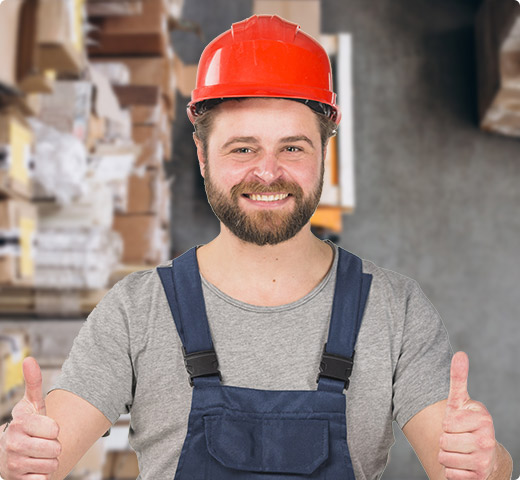
#> input picture sample_image.jpg, 520 x 480 px
$ python complete_jpeg_implementation.py
#> lines starting #> are read from the running program, lines starting #| are printed output that depends on the picture
"""
Complete JPEG Implementation Based on Research Paper
===================================================

This implementation follows the exact JPEG algorithm described in the research paper:
"JPEG Image Compression Using Discrete Cosine Transform - A Survey"

Complete Pipeline:
1. RGB to YCbCr color space conversion
2. Chroma subsampling (4:2:0)
3. 8x8 block division
4. DCT transformation
5. Quantization (separate matrices for Y and CbCr)
6. Zigzag scanning
7. Run-length encoding
8. Huffman encoding
9. Complete decompression pipeline
10. YCbCr to RGB conversion

Author: Based on research paper implementation
"""

import numpy as np
import cv2
from collections import Counter
import matplotlib.pyplot as plt

class CompleteJPEGCompressor:
    def __init__(self, quality_factor=50):
        """
        Initialize JPEG compressor with quality factor.

        Args:
            quality_factor: JPEG quality (1-100, where 100 is best quality)
        """
        self.quality_factor = quality_factor
        self._init_quantization_matrices()

    def _init_quantization_matrices(self):
        """Initialize quantization matrices as specified in the research paper."""

        # Luminance quantization matrix (from paper - equation 8)
        self.luminance_quant_matrix = np.array([
            [16, 11, 10, 16, 24, 40, 51, 61],
            [12, 12, 14, 19, 26, 58, 60, 55],
            [14, 13, 16, 24, 40, 57, 69, 56],
            [14, 17, 22, 29, 51, 87, 80, 62],
            [18, 22, 37, 56, 68, 109, 103, 77],
            [24, 35, 55, 64, 81, 104, 113, 92],
            [49, 64, 78, 87, 103, 121, 120, 101],
            [72, 92, 95, 98, 112, 100, 103, 99]
        ], dtype=np.float32)

        # Chrominance quantization matrix (from paper - equation 9)
        self.chrominance_quant_matrix = np.array([
            [17, 18, 24, 47, 99, 99, 99, 99],
            [18, 21, 26, 66, 99, 99, 99, 99],
            [24, 26, 56, 99, 99, 99, 99, 99],
            [47, 66, 99, 99, 99, 99, 99, 99],
            [99, 99, 99, 99, 99, 99, 99, 99],
            [99, 99, 99, 99, 99, 99, 99, 99],
            [99, 99, 99, 99, 99, 99, 99, 99],
            [99, 99, 99, 99, 99, 99, 99, 99]
        ], dtype=np.float32)

        # Apply quality scaling
        self._scale_quantization_matrices()

    def _scale_quantization_matrices(self):
        """Scale quantization matrices based on quality factor."""
        if self.quality_factor < 50:
            scale = 5000 / self.quality_factor
        else:
            scale = 200 - 2 * self.quality_factor

        scale = max(scale, 1)  # Prevent division by zero

        self.scaled_luma_quant = np.maximum(
            np.floor((self.luminance_quant_matrix * scale + 50) / 100), 1
        )
        self.scaled_chroma_quant = np.maximum(
            np.floor((self.chrominance_quant_matrix * scale + 50) / 100), 1
        )

    def rgb_to_ycbcr(self, rgb_image):
        """
        Convert RGB to YCbCr color space as specified in research paper (equation 4).

        Args:
            rgb_image: RGB image array (H, W, 3)

        Returns:
            YCbCr image array (H, W, 3)
        """
        # Conversion matrix from research paper equation (4)
        conversion_matrix = np.array([
            [0.299, 0.587, 0.114],
            [-0.169, -0.334, 0.500],
            [0.500, -0.419, -0.081]
        ])

        # Reshape image for matrix multiplication
        rgb_flat = rgb_image.reshape(-1, 3).astype(np.float32)

        # Apply conversion
        ycbcr_flat = rgb_flat @ conversion_matrix.T

        # Add offsets for Cb and Cr channels
        ycbcr_flat[:, 1] += 128  # Cb offset
        ycbcr_flat[:, 2] += 128  # Cr offset

        # Reshape back to original shape
        ycbcr_image = ycbcr_flat.reshape(rgb_image.shape)

        return np.clip(ycbcr_image, 0, 255).astype(np.uint8)

    def ycbcr_to_rgb(self, ycbcr_image):
        """
        Convert YCbCr to RGB color space (inverse of equation 4).

        Args:
            ycbcr_image: YCbCr image array (H, W, 3)

        Returns:
            RGB image array (H, W, 3)
        """
        # Inverse conversion matrix
        inverse_matrix = np.array([
            [1.000, 0.000, 1.402],
            [1.000, -0.344, -0.714],
            [1.000, 1.772, 0.000]
        ])

        # Prepare YCbCr data
        ycbcr_flat = ycbcr_image.reshape(-1, 3).astype(np.float32)

        # Remove offsets from Cb and Cr
        ycbcr_flat[:, 1] -= 128
        ycbcr_flat[:, 2] -= 128

        # Apply inverse conversion
        rgb_flat = ycbcr_flat @ inverse_matrix.T

        # Reshape back to original shape
        rgb_image = rgb_flat.reshape(ycbcr_image.shape)

        return np.clip(rgb_image, 0, 255).astype(np.uint8)

    def chroma_subsample_420(self, cb_channel, cr_channel):
        """
        Apply 4:2:0 chroma subsampling as mentioned in the research paper.

        Args:
            cb_channel: Cb channel
            cr_channel: Cr channel

        Returns:
            Subsampled Cb and Cr channels
        """
        # Subsample by factor of 2 in both dimensions
        cb_subsampled = cb_channel[::2, ::2]
        cr_subsampled = cr_channel[::2, ::2]

        return cb_subsampled, cr_subsampled

    def chroma_upsample_420(self, cb_sub, cr_sub, target_shape):
        """
        Upsample 4:2:0 chroma channels back to original size.

        Args:
            cb_sub: Subsampled Cb channel
            cr_sub: Subsampled Cr channel
            target_shape: Target shape (H, W)

        Returns:
            Upsampled Cb and Cr channels
        """
        # Simple nearest neighbor upsampling
        cb_upsampled = np.repeat(np.repeat(cb_sub, 2, axis=0), 2, axis=1)
        cr_upsampled = np.repeat(np.repeat(cr_sub, 2, axis=0), 2, axis=1)

        # Crop to target shape if necessary
        cb_upsampled = cb_upsampled[:target_shape[0], :target_shape[1]]
        cr_upsampled = cr_upsampled[:target_shape[0], :target_shape[1]]

        return cb_upsampled, cr_upsampled

    def dct_2d(self, block):
        """
        Apply 2D DCT as specified in research paper (equations 5).

        Args:
            block: 8x8 image block

        Returns:
            DCT coefficients
        """
        # Shift pixel values from [0,255] to [-128,127] as mentioned in paper
        shifted_block = block.astype(np.float32) - 128

        # Apply 2D DCT using OpenCV (which implements the standard DCT)
        dct_coeffs = cv2.dct(shifted_block)

        return dct_coeffs

    def idct_2d(self, dct_block):
        """
        Apply inverse 2D DCT as specified in research paper (equation 6).

        Args:
            dct_block: DCT coefficients

        Returns:
            Reconstructed block
        """
        # Apply inverse DCT
        reconstructed = cv2.idct(dct_block)

        # Shift back to [0,255] range
        reconstructed += 128

        return np.clip(reconstructed, 0, 255)

    def quantize(self, dct_block, is_luminance=True):
        """
        Quantize DCT coefficients using appropriate matrix.

        Args:
            dct_block: DCT coefficients
            is_luminance: True for Y channel, False for Cb/Cr

        Returns:
            Quantized coefficients
        """
        if is_luminance:
            quant_matrix = self.scaled_luma_quant
        else:
            quant_matrix = self.scaled_chroma_quant

        # Quantization as per research paper (equation 6)
        quantized = np.round(dct_block / quant_matrix)

        return quantized.astype(np.int16)

    def dequantize(self, quantized_block, is_luminance=True):
        """
        Dequantize coefficients (equation 7 in research paper).

        Args:
            quantized_block: Quantized coefficients
            is_luminance: True for Y channel, False for Cb/Cr

        Returns:
            Dequantized coefficients
        """
        if is_luminance:
            quant_matrix = self.scaled_luma_quant
        else:
            quant_matrix = self.scaled_chroma_quant

        # Dequantization as per research paper (equation 7)
        dequantized = quantized_block * quant_matrix

        return dequantized.astype(np.float32)

    def zigzag_scan(self, block):
        """
        Apply zigzag scanning as shown in research paper (Figure 3).

        Args:
            block: 8x8 block

        Returns:
            1D array in zigzag order
        """
        # Zigzag pattern from research paper
        zigzag_order = [
            0, 1, 5, 6, 14, 15, 27, 28,
            2, 4, 7, 13, 16, 26, 29, 42,
            3, 8, 12, 17, 25, 30, 41, 43,
            9, 11, 18, 24, 31, 40, 44, 53,
            10, 19, 23, 32, 39, 45, 52, 54,
            20, 22, 33, 38, 46, 51, 55, 60,
            21, 34, 37, 47, 50, 56, 59, 61,
            35, 36, 48, 49, 57, 58, 62, 63
        ]

        flat_block = block.flatten()
        return [int(flat_block[i]) for i in zigzag_order]

    def inverse_zigzag_scan(self, zigzag_data):
        """
        Reconstruct 8x8 block from zigzag scanned data.

        Args:
            zigzag_data: 1D array in zigzag order

        Returns:
            8x8 block
        """
        zigzag_order = [
            0, 1, 5, 6, 14, 15, 27, 28,
            2, 4, 7, 13, 16, 26, 29, 42,
            3, 8, 12, 17, 25, 30, 41, 43,
            9, 11, 18, 24, 31, 40, 44, 53,
            10, 19, 23, 32, 39, 45, 52, 54,
            20, 22, 33, 38, 46, 51, 55, 60,
            21, 34, 37, 47, 50, 56, 59, 61,
            35, 36, 48, 49, 57, 58, 62, 63
        ]

        # Ensure we have 64 elements
        if len(zigzag_data) < 64:
            zigzag_data.extend([0] * (64 - len(zigzag_data)))

        # Reconstruct block
        block = np.zeros(64)
        for i, pos in enumerate(zigzag_order):
            if i < len(zigzag_data):
                block[pos] = zigzag_data[i]

        return block.reshape(8, 8)

    def run_length_encode(self, zigzag_data):
        """
        Apply run-length encoding as mentioned in research paper.

        Args:
            zigzag_data: Zigzag scanned coefficients

        Returns:
            RLE encoded data
        """
        encoded = []
        zero_count = 0

        for value in zigzag_data:
            if value == 0:
                zero_count += 1
            else:
                encoded.append((zero_count, value))
                zero_count = 0

        # End of block marker
        if zero_count > 0:
            encoded.append((0, 0))

        return encoded

    def run_length_decode(self, rle_data):
        """
        Decode run-length encoded data.

        Args:
            rle_data: RLE encoded data

        Returns:
            Decoded coefficients
        """
        decoded = []
        for run_length, value in rle_data:
            decoded.extend([0] * run_length)
            if value != 0:  # Not end of block marker
                decoded.append(value)

        return decoded

    def huffman_encode(self, data):
        """
        Huffman encoding as specified in research paper section 3.4.

        Args:
            data: Data to encode

        Returns:
            Encoded bitstring and code table
        """
        if not data:
            return "", {}

        # Calculate frequencies
        frequency = Counter(data)

        # Handle single symbol case
        if len(frequency) == 1:
            symbol = list(frequency.keys())[0]
            return "0" * len(data), {symbol: "0"}

        # Build Huffman tree
        nodes = [[freq, [symbol, ""]] for symbol, freq in frequency.items()]

        while len(nodes) > 1:
            nodes.sort()

            # Merge two lowest frequency nodes
            left = nodes.pop(0)
            right = nodes.pop(0)

            # Assign codes
            for pair in left[1:]:
                pair[1] = '0' + pair[1]
            for pair in right[1:]:
                pair[1] = '1' + pair[1]

            # Create new internal node
            merged = [left[0] + right[0]] + left[1:] + right[1:]
            nodes.append(merged)

        # Extract codes
        huffman_codes = {}
        for pair in nodes[0][1:]:
            huffman_codes[pair[0]] = pair[1] if pair[1] else '0'

        # Encode data
        encoded_data = ''.join(huffman_codes[symbol] for symbol in data)

        return encoded_data, huffman_codes

    # [24 lines left out: function huffman_decode, not called in this run]

    def process_channel(self, channel, is_luminance=True):
        """
        Process a single channel through the complete JPEG pipeline.

        Args:
            channel: Image channel
            is_luminance: True for Y channel, False for Cb/Cr

        Returns:
            Compressed data and reconstruction
        """
        height, width = channel.shape

        # Pad to multiple of 8
        padded_height = ((height + 7) // 8) * 8
        padded_width = ((width + 7) // 8) * 8

        padded_channel = np.zeros((padded_height, padded_width))
        padded_channel[:height, :width] = channel

        # Storage for compressed data
        compressed_blocks = []
        reconstructed_channel = np.zeros_like(padded_channel)

        # Process in 8x8 blocks
        for y in range(0, padded_height, 8):
            for x in range(0, padded_width, 8):
                # Extract block
                block = padded_channel[y:y+8, x:x+8]

                # Forward pipeline
                dct_coeffs = self.dct_2d(block)
                quantized = self.quantize(dct_coeffs, is_luminance)
                zigzag_data = self.zigzag_scan(quantized)
                rle_data = self.run_length_encode(zigzag_data)

                compressed_blocks.extend(rle_data)

                # Reconstruction pipeline (for demonstration)
                decoded_rle = self.run_length_decode(rle_data)
                reconstructed_zigzag = self.inverse_zigzag_scan(decoded_rle)
                dequantized = self.dequantize(reconstructed_zigzag, is_luminance)
                reconstructed_block = self.idct_2d(dequantized)

                reconstructed_channel[y:y+8, x:x+8] = reconstructed_block

        # Huffman encode all compressed blocks
        encoded_bitstring, huffman_table = self.huffman_encode(compressed_blocks)

        # Return original size reconstruction
        final_reconstruction = reconstructed_channel[:height, :width]

        return {
            'encoded_data': encoded_bitstring,
            'huffman_table': huffman_table,
            'reconstructed': final_reconstruction,
            'original_shape': (height, width)
        }

    def compress_image(self, rgb_image):
        """
        Complete JPEG compression pipeline as described in research paper.

        Args:
            rgb_image: RGB image array

        Returns:
            Compressed data and reconstructed image
        """
        print("Starting complete JPEG compression...")

        # Step 1: RGB to YCbCr conversion (research paper section 3.1)
        print("1. Converting RGB to YCbCr...")
        ycbcr_image = self.rgb_to_ycbcr(rgb_image)

        # Extract channels
        y_channel = ycbcr_image[:, :, 0]
        cb_channel = ycbcr_image[:, :, 1]
        cr_channel = ycbcr_image[:, :, 2]

        # Step 2: Chroma subsampling (mentioned in research paper)
        print("2. Applying chroma subsampling (4:2:0)...")
        cb_subsampled, cr_subsampled = self.chroma_subsample_420(cb_channel, cr_channel)

        # Step 3: Process each channel
        print("3. Processing Y channel (luminance)...")
        y_result = self.process_channel(y_channel, is_luminance=True)

        print("4. Processing Cb channel (chrominance)...")
        cb_result = self.process_channel(cb_subsampled, is_luminance=False)

        print("5. Processing Cr channel (chrominance)...")
        cr_result = self.process_channel(cr_subsampled, is_luminance=False)

        # Step 4: Reconstruct full color image
        print("6. Reconstructing full color image...")

        # Upsample chroma channels
        cb_upsampled, cr_upsampled = self.chroma_upsample_420(
            cb_result['reconstructed'],
            cr_result['reconstructed'],
            y_channel.shape
        )

        # Combine channels
        reconstructed_ycbcr = np.stack([
            y_result['reconstructed'],
            cb_upsampled,
            cr_upsampled
        ], axis=2).astype(np.uint8)

        # Convert back to RGB
        reconstructed_rgb = self.ycbcr_to_rgb(reconstructed_ycbcr)

        # Calculate compression statistics
        original_size = rgb_image.nbytes
        compressed_size = (len(y_result['encoded_data']) +
                          len(cb_result['encoded_data']) +
                          len(cr_result['encoded_data'])) // 8  # Convert bits to bytes

        compression_ratio = original_size / max(compressed_size, 1)

        print(f"Compression complete!")
        print(f"Original size: {original_size} bytes")
        print(f"Compressed size: {compressed_size} bytes")
        print(f"Compression ratio: {compression_ratio:.2f}:1")

        return {
            'original': rgb_image,
            'reconstructed': reconstructed_rgb,
            'ycbcr_original': ycbcr_image,
            'ycbcr_reconstructed': reconstructed_ycbcr,
            'y_data': y_result,
            'cb_data': cb_result,
            'cr_data': cr_result,
            'compression_ratio': compression_ratio,
            'original_size': original_size,
            'compressed_size': compressed_size
        }

    def calculate_psnr(self, original, reconstructed):
        """Calculate PSNR as mentioned in research paper (equation 3)."""
        mse = np.mean((original.astype(np.float64) - reconstructed.astype(np.float64)) ** 2)
        if mse == 0:
            return float('inf')

        psnr = 20 * np.log10(255.0 / np.sqrt(mse))
        return psnr


def main():
    """
    Main function demonstrating complete JPEG implementation.
    """
    print("Complete JPEG Implementation Based on Research Paper")
    print("=" * 60)

    # Load or create test image
    try:
        # Try to load existing image
        image = cv2.imread('sample_image.jpg')
#> image is the input picture: shape (480, 520, 3); mean B, G, R 124.6, 130.4, 150
        if image is not None:
            image = cv2.cvtColor(image, cv2.COLOR_BGR2RGB)
            print(f"Loaded sample_image.jpg")
        else:
            # Create synthetic test image
            print("Creating synthetic test image...")
            image = np.zeros((256, 256, 3), dtype=np.uint8)

            # Add colorful patterns
            image[:128, :128] = [255, 0, 0]      # Red
            image[:128, 128:] = [0, 255, 0]     # Green
            image[128:, :128] = [0, 0, 255]     # Blue
            image[128:, 128:] = [255, 255, 0]   # Yellow

            # Add some texture
            noise = np.random.randint(-20, 20, image.shape)
            image = np.clip(image.astype(np.int16) + noise, 0, 255).astype(np.uint8)

            cv2.imwrite('test_image_color.jpg', cv2.cvtColor(image, cv2.COLOR_RGB2BGR))
            print("Saved synthetic test image as test_image_color.jpg")

    except Exception as e:
        print(f"Error loading image: {e}")
        return

    print(f"Image shape: {image.shape}")
#| Image shape: (480, 520, 3)

    # Test different quality levels
    quality_levels = [10, 30, 50, 80, 95]

    for quality in quality_levels:
        print(f"\n{'='*40}")
        print(f"Testing Quality Level: {quality}")
        print(f"{'='*40}")

        # Initialize compressor
        compressor = CompleteJPEGCompressor(quality_factor=quality)

        # Compress image
        result = compressor.compress_image(image)

        # Calculate PSNR
        psnr = compressor.calculate_psnr(result['original'], result['reconstructed'])

        print(f"PSNR: {psnr:.2f} dB")

        # Save results
        output_filename = f'jpeg_result_q{quality}.jpg'
        cv2.imwrite(output_filename, cv2.cvtColor(result['reconstructed'], cv2.COLOR_RGB2BGR))
        print(f"Saved result as {output_filename}")
#> this loop made 5 passes
#> (compressed_size in compress_image, compression_ratio in compress_image, mse in calculate_psnr, psnr) on passes 1 to 5: (8661, 86.46, 117.4, 27.44), (20528, 36.48, 51.3, 31.03), (28506, 26.27, 36.16, 32.55), (49638, 15.09, 23.43, 34.43), (84198, 8.89, 14.5, 36.52)
#> (printed output is left out)
#> pass 1, in rgb_to_ycbcr, `ycbcr_image = ycbcr_flat.reshape(rgb_image.shape)`:
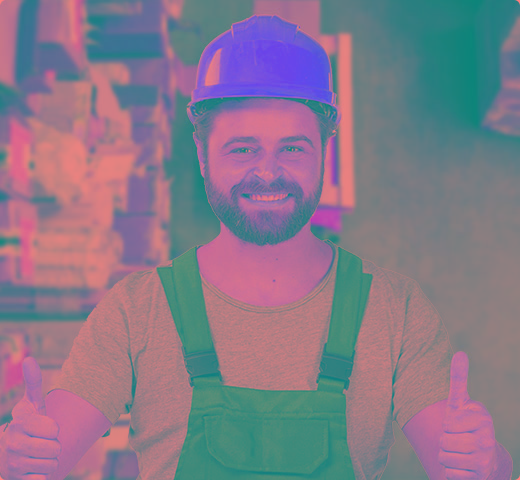
#> ycbcr_image: shape (480, 520, 3) float64; mean R, G, B 135.6, 121.4, 138.3
#> pass 1, in compress_image, `y_channel = ycbcr_image[:, :, 0]`:
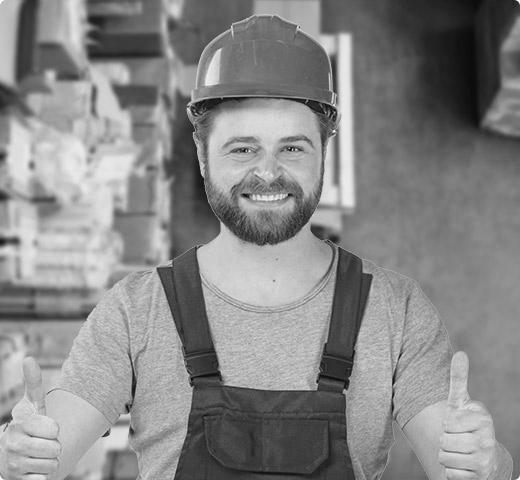
#> y_channel: shape (480, 520); min 2, max 254, mean 135.2
#> pass 1, in compress_image, `cb_channel = ycbcr_image[:, :, 1]`:
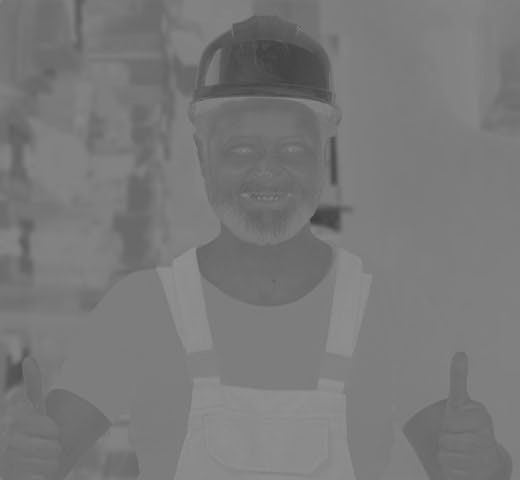
#> cb_channel: shape (480, 520); min 57, max 149, mean 120.8

    # Create comparison visualization
    try:
        fig, axes = plt.subplots(2, 3, figsize=(15, 10))

        # Test with quality 50
        compressor = CompleteJPEGCompressor(quality_factor=50)
        result = compressor.compress_image(image)
#> in compress_image (call 6), `cr_channel = ycbcr_image[:, :, 2]`:
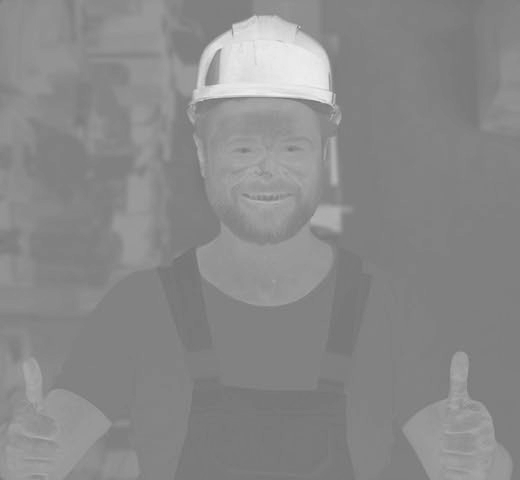
#> cr_channel: shape (480, 520); min 113, max 238, mean 137.8
#> in process_channel (call 18), `padded_channel[:height, :width] = channel`:
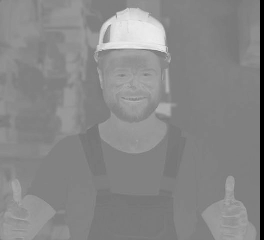
#> padded_channel: shape (240, 264) float64; min 0, max 237, mean 135.7
#> in compress_image (call 6), `reconstructed_ycbcr = np.stack([ y_result['reconstructed'], cb_upsampl..`:
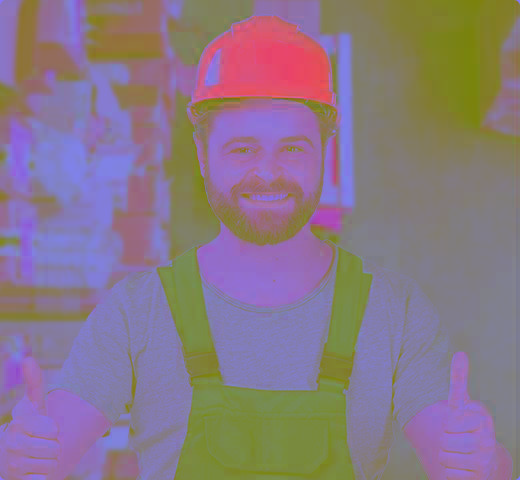
#> reconstructed_ycbcr: shape (480, 520, 3); mean of channels 0, 1, 2 134.7, 120.3, 137.4; drawn as B, G, R
#> (the rest of the program and of its run is left out)
